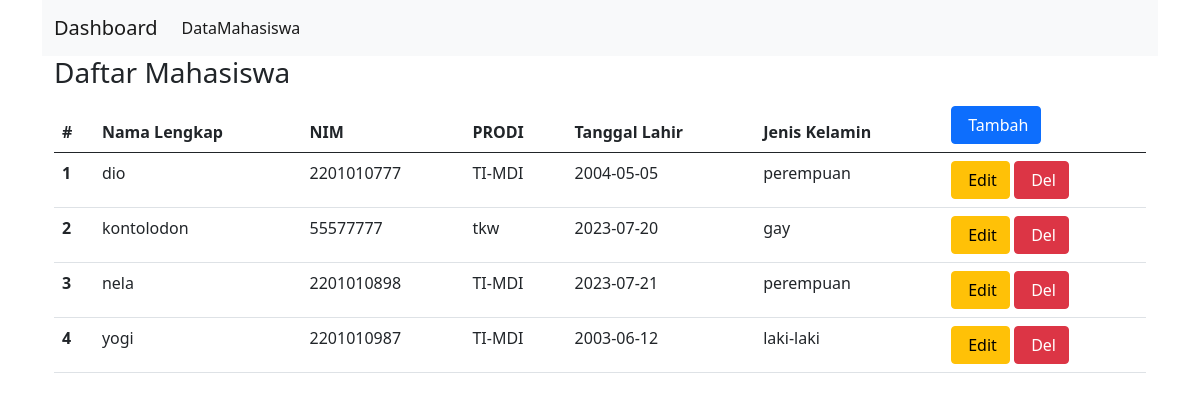
The page /wputs-2201010499/back/datamahasiswa.php on the database its author committed.
### tables this page shows
CREATE TABLE `tbmhs` (
  `id` int(11) NOT NULL,
  `nama` varchar(35) DEFAULT NULL,
  `nim` varchar(35) DEFAULT NULL,
  `prodi` varchar(255) DEFAULT NULL,
  `jeniskelamin` varchar(255) DEFAULT NULL,
  `tgl_lahir` date DEFAULT NULL,
  `idmhs` varchar(255) DEFAULT NULL
);

### wputs-2201010499/back/mhslist.php (the view)
<h3>Daftar Mahasiswa</h3>
<table class="table table-hover">
  <thead>
    <tr>
      <th scope="col">#</th>
      <th scope="col">Nama Lengkap</th>
      <th scope="col">NIM</th>
      <th scope="col">PRODI</th>
      <th scope="col">Tanggal Lahir</th>
      <th scope="col">Jenis Kelamin</th>
      <th scope="col"><a href="datamahasiswa.php?aksi=new" class="btn btn-primary"><i class="fa-solid fa-user-plus"></i>&nbsp;Tambah</a></th>
    </tr>
  </thead>
  <tbody>
<?php
$sql = "SELECT tu.nama, tu.nim, tu.prodi, tu.tgl_lahir, tu.jeniskelamin, tu.idmhs FROM tbmhs tu ORDER BY tu.nama;";
$hasil = mysqli_query($cnn, $sql);
$cx = 0;
while($h = mysqli_fetch_assoc($hasil)){
    $cx++;
?>
    <tr>
      <th scope="row"><?=$cx?></th>
      <td><?=$h["nama"]?></td>
      <td><?=$h["nim"]?></td>
      <td><?=$h["prodi"]?></td>
      <td><?=$h["tgl_lahir"]?></td>
      <td><?=$h["jeniskelamin"]?></td>
      <td><a href="datamahasiswa.php?aksi=edit&p1=<?=$h["idmhs"]?>" class="btn btn-warning"><i class="fa-solid fa-user-pen"></i>&nbsp;Edit</a>
      <a href="datamahasiswa.php?aksi=del&p1=<?=$h["idmhs"]?>" class="btn btn-danger"><i class="fa-solid fa-user-xmark"></i>&nbsp;Del</a></td>
    </tr>
<?php
}
?>
  </tbody>
</table>

### wputs-2201010499/back/datamahasiswa.php (shortened to what this page needs)
<?php
$pg = "mhslist.php";
?>
<!doctype html>
<html lang="en">
<head>
    <link href="https://cdn.jsdelivr.net/npm/bootstrap@5.0.2/dist/css/bootstrap.min.css" rel="stylesheet">
</head>
<body>
    <div class="container">
        <nav class="navbar navbar-expand-lg navbar-light bg-light">
            <div class="container-fluid">
                <a class="navbar-brand" href="dashboard.php">Dashboard</a>
                <div class="collapse navbar-collapse" id="navbarNav">
                    <ul class="navbar-nav">
                        <li class="nav-item">
                            <a class="nav-link active" href="datamahasiswa.php">DataMahasiswa</a>
                        </li>
                    </ul>
                </div>
            </div>
        </nav>
        <div class="container konten">
            <?php
            include($pg);
            ?>
        </div>
    </div>
</body>
</html>

### rows shown on the page
tbmhs: nama "dio", nim "2201010777", prodi "TI-MDI", tgl_lahir "2004-05-05", jeniskelamin "perempuan"
tbmhs: nama "kontolodon", nim "55577777", prodi "tkw", tgl_lahir "2023-07-20", jeniskelamin "gay"
tbmhs: nama "nela", nim "2201010898", prodi "TI-MDI", tgl_lahir "2023-07-21", jeniskelamin "perempuan"
tbmhs: nama "yogi", nim "2201010987", prodi "TI-MDI", tgl_lahir "2003-06-12", jeniskelamin "laki-laki"
